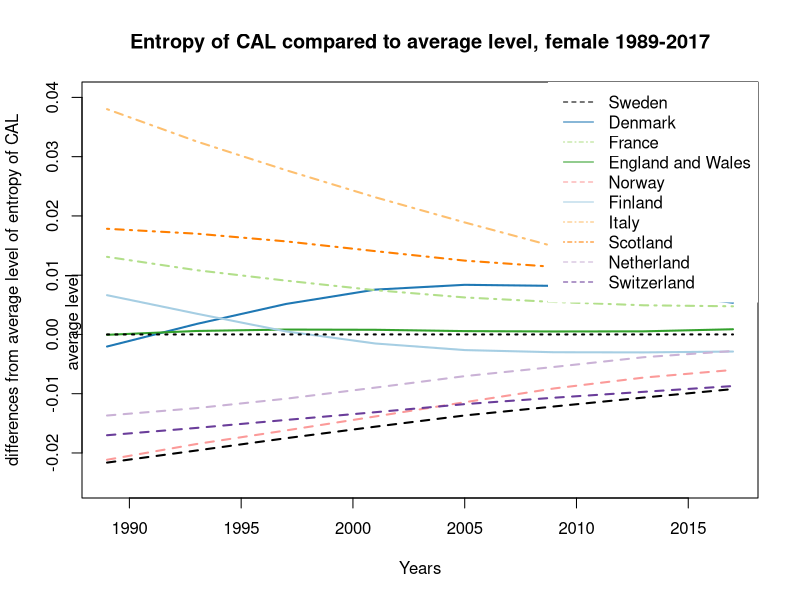

Recreate this plot in R.
#### Figure - entropy across time ####

#### beautiful figues1 ####

library(RColorBrewer)
# display.brewer.all()
cols<-brewer.pal(n=10,name = "Paired")

### CAL function ####

CALfunc <-function(Mx1,Y){
  CALlx1<-c()
  YM<-Y-Y1
  for (x in 1:111){
    if (x <(YM+1)){
      px1<-c()
      for (z in 1:x){
        px1<-c(px1,Mx1[z,YM-x+z])
      }
      lx1<-prod(px1)
    }
    CALlx1<-c(CALlx1,lx1)
  }
  CAL<-sum(c(1,CALlx1))+.5
  return(CAL)
}


### CAL dagger function ####

CALdagfunc <-function(Mx1,Y){
  CALdaglx1<-c()
  YM<-Y-Y1
  for (x in 1:111){
    if (x <(YM+1)){
      px1<-c()
      for (z in 1:x){
        px1<-c(px1,Mx1[z,YM-x+z])
      }
      lx1<-prod(px1)
      lx<-lx1*log(lx1)
    }
    CALdaglx1<-c(CALdaglx1,lx)
  }
  CALdagger<-sum(CALdaglx1)
  return(CALdagger)
}


### Data fitting ####

A1 <- read.table("Data/SWE.fltper_1x1.txt",header=TRUE,fill=TRUE,skip=1)
A2 <- read.table("Data/DNK.fltper_1x1.txt",header=TRUE,fill=TRUE,skip=1)
A3 <- read.table("Data/FRATNP.fltper_1x1.txt",header=TRUE,fill=TRUE,skip=1)
A4 <- read.table("Data/GBRTENW.fltper_1x1.txt",header=TRUE,fill=TRUE,skip=1)
A5 <- read.table("Data/NOR.fltper_1x1.txt",header=TRUE,fill=TRUE,skip=1)
A6 <- read.table("Data/FIN.fltper_1x1.txt",header=TRUE,fill=TRUE,skip=1)
A7 <- read.table("Data/ITA.fltper_1x1.txt",header=TRUE,fill=TRUE,skip=1)
A8 <- read.table("Data/GBRSCO.fltper_1x1.txt",header=TRUE,fill=TRUE,skip=1)
A9 <- read.table("Data/NLD.fltper_1x1.txt",header=TRUE,fill=TRUE,skip=1)
A10 <- read.table("Data/CHE.fltper_1x1.txt",header=TRUE,fill=TRUE,skip=1)

Y1 <- 1877
Y2 <- 2017

A1<-A1[(A1$Year>Y1)&(A1$Year<(Y2+1)),]
A2<-A2[(A2$Year>Y1)&(A2$Year<(Y2+1)),]
A3<-A3[(A3$Year>Y1)&(A3$Year<(Y2+1)),]
A4<-A4[(A4$Year>Y1)&(A4$Year<(Y2+1)),]
A5<-A5[(A5$Year>Y1)&(A5$Year<(Y2+1)),]
A6<-A6[(A6$Year>Y1)&(A6$Year<(Y2+1)),]
A7<-A7[(A7$Year>Y1)&(A7$Year<(Y2+1)),]
A8<-A8[(A8$Year>Y1)&(A8$Year<(Y2+1)),]
A9<-A9[(A9$Year>Y1)&(A9$Year<(Y2+1)),]
A10<-A10[(A10$Year>Y1)&(A10$Year<(Y2+1)),]

qx1<-matrix(1-A1$qx,111)
qx2<-matrix(1-A2$qx,111)
qx3<-matrix(1-A3$qx,111)
qx4<-matrix(1-A4$qx,111)
qx5<-matrix(1-A5$qx,111)
qx6<-matrix(1-A6$qx,111)
qx7<-matrix(1-A7$qx,111)
qx8<-matrix(1-A8$qx,111)
qx9<-matrix(1-A9$qx,111)
qx10<-matrix(1-A10$qx,111)


## CAL ####

CAL1 <- c()
for (i in seq(1989,2017,4)){
  CAL1 <- c(CAL1, CALfunc(qx1,i))
}

CAL2 <- c()
for (i in seq(1989,2017,4)){
  CAL2 <- c(CAL2, CALfunc(qx2,i))
}

CAL3 <- c()
for (i in seq(1989,2017,4)){
  CAL3 <- c(CAL3, CALfunc(qx3,i))
}

CAL4 <- c()
for (i in seq(1989,2017,4)){
  CAL4 <- c(CAL4, CALfunc(qx4,i))
}

CAL5 <- c()
for (i in seq(1989,2017,4)){
  CAL5 <- c(CAL5, CALfunc(qx5,i))
}

CAL6 <- c()
for (i in seq(1989,2017,4)){
  CAL6 <- c(CAL6, CALfunc(qx6,i))
}

CAL7 <- c()
for (i in seq(1989,2017,4)){
  CAL7 <- c(CAL7, CALfunc(qx7,i))
}

CAL8 <- c()
for (i in seq(1989,2017,4)){
  CAL8 <- c(CAL8, CALfunc(qx8,i))
}

CAL9 <- c()
for (i in seq(1989,2017,4)){
  CAL9 <- c(CAL9, CALfunc(qx9,i))
}

CAL10 <- c()
for (i in seq(1989,2017,4)){
  CAL10 <- c(CAL10, CALfunc(qx10,i))
}

## CAL dagger ####

qx1 <- ifelse(qx1==0,1,qx1)
qx2 <- ifelse(qx2==0,1,qx2)
qx3 <- ifelse(qx3==0,1,qx3)
qx4 <- ifelse(qx4==0,1,qx4)
qx5 <- ifelse(qx5==0,1,qx5)
qx6 <- ifelse(qx6==0,1,qx6)
qx7 <- ifelse(qx7==0,1,qx7)
qx8 <- ifelse(qx8==0,1,qx8)
qx9 <- ifelse(qx9==0,1,qx9)
qx10 <- ifelse(qx10==0,1,qx10)

CALdagger1 <- c()
for (i in seq(1989,2017,4)){
  CALdagger1 <- c(CALdagger1, CALdagfunc(qx1,i))
}

CALdagger2 <- c()
for (i in seq(1989,2017,4)){
  CALdagger2 <- c(CALdagger2, CALdagfunc(qx2,i))
}

CALdagger3 <- c()
for (i in seq(1989,2017,4)){
  CALdagger3 <- c(CALdagger3, CALdagfunc(qx3,i))
}

CALdagger4 <- c()
for (i in seq(1989,2017,4)){
  CALdagger4 <- c(CALdagger4, CALdagfunc(qx4,i))
}

CALdagger5 <- c()
for (i in seq(1989,2017,4)){
  CALdagger5 <- c(CALdagger5, CALdagfunc(qx5,i))
}

CALdagger6 <- c()
for (i in seq(1989,2017,4)){
  CALdagger6 <- c(CALdagger6, CALdagfunc(qx6,i))
}

CALdagger7 <- c()
for (i in seq(1989,2017,4)){
  CALdagger7 <- c(CALdagger7, CALdagfunc(qx7,i))
}

CALdagger8 <- c()
for (i in seq(1989,2017,4)){
  CALdagger8 <- c(CALdagger8, CALdagfunc(qx8,i))
}

CALdagger9 <- c()
for (i in seq(1989,2017,4)){
  CALdagger9 <- c(CALdagger9, CALdagfunc(qx9,i))
}

CALdagger10 <- c()
for (i in seq(1989,2017,4)){
  CALdagger10 <- c(CALdagger10, CALdagfunc(qx10,i))
}

CALdagger1 <- CALdagger1*-1
CALdagger2 <- CALdagger2*-1
CALdagger3 <- CALdagger3*-1
CALdagger4 <- CALdagger4*-1
CALdagger5 <- CALdagger5*-1
CALdagger6 <- CALdagger6*-1
CALdagger7 <- CALdagger7*-1
CALdagger8 <- CALdagger8*-1
CALdagger9 <- CALdagger9*-1
CALdagger10 <- CALdagger10*-1

## entropy ####

entropyCAL1 <- CALdagger1/CAL1
entropyCAL2 <- CALdagger2/CAL2
entropyCAL3 <- CALdagger3/CAL3
entropyCAL4 <- CALdagger4/CAL4
entropyCAL5 <- CALdagger5/CAL5
entropyCAL6 <- CALdagger6/CAL6
entropyCAL7 <- CALdagger7/CAL7
entropyCAL8 <- CALdagger8/CAL8
entropyCAL9 <- CALdagger9/CAL9
entropyCAL10 <- CALdagger10/CAL10

CALavg <- rbind(entropyCAL1,entropyCAL2,entropyCAL3,
                entropyCAL4,entropyCAL5,entropyCAL6,
                entropyCAL7,entropyCAL8,entropyCAL9,
                entropyCAL10)
CALavg <- colMeans(CALavg)


# #### Figure ####
# 
# Years <- seq(1989,2017,4)
# png(file = "Output/Countries Comparison log scale, female 1989-2017.png",
#     units = "in", width = 6, height = 8, res = 200)
# plot(c(1989,2017),rev(c(0.11,0.24)),col = 0,
#      xlab = "Years",ylab = "entropy of CAL (log scale)", 
#      log = "y")
# lines(Years,entropyCAL1,col = cols[1],lty=5,lwd = 2)
# lines(Years,entropyCAL2,col = cols[2],pch=2,lty=5,lwd = 2)
# lines(Years,entropyCAL3,col = cols[3],lty=5,lwd = 2)
# lines(Years,entropyCAL4,col = cols[4],pch=3,lty=5,lwd = 2)
# lines(Years,entropyCAL5,col = cols[5],pch=2,lty=5,lwd = 2)
# lines(Years,entropyCAL6,col = cols[6],lty=6,lwd = 2)
# lines(Years,entropyCAL7,col = cols[7],pch=3,lty=6,lwd = 2)
# lines(Years,entropyCAL8,col = cols[8],lty=6,lwd = 2)
# lines(Years,entropyCAL9,col = cols[9],lty=6,lwd = 2)
# lines(Years,entropyCAL10,col = cols[10],lty=6,lwd = 2)
# lines(Years,CALavg,col = "grey",pch = 16,lty = 1,lwd = 2)
# title("comparison of entropy of CAL across countries, female 1989-2017")
# legend("topright",c("Sweden","Denmark","France","England and Wales",
#                     "Norway","Finland","Italy","Scotland","Netherland",
#                     "Switzerland", "average"),
#        col = c(cols[1:10]),lty = c(5,5,5,5,5,6,6,6,6,6,1),
#        box.col = 0)
# dev.off()

### CALavg as the benchmark ####

diff1 <- entropyCAL1 - CALavg
diff2 <- entropyCAL2 - CALavg
diff3 <- entropyCAL3 - CALavg
diff4 <- entropyCAL4 - CALavg
diff5 <- entropyCAL5 - CALavg
diff6 <- entropyCAL6 - CALavg
diff7 <- entropyCAL7 - CALavg
diff8 <- entropyCAL8 - CALavg
diff9 <- entropyCAL9 - CALavg
diff10 <- entropyCAL10 - CALavg


### Plots ####

Years <- seq(1989,2017,4)
png(file = "Output/Countries Comparison average benchmark, female 1989-2017.png",
    units = "in", width = 7, height = 9, res = 300)
plot(c(1989,2017),c(-0.025,0.04),col = 0,
     xlab = "Years",
     ylab="differences from average level of entropy of CAL")
lines(Years,diff1,type = "l",
      col = "black",lty=2,lwd = 2,
      cex = 1,pch = 20)
lines(Years,diff2,type = "l",
      col = cols[2],lty=1,lwd = 2,
      cex = 1,pch = 20)
lines(Years,diff3,type = "l",
      col = cols[3],lty=4,lwd = 2,
      cex = 1,pch = 20)
lines(Years,diff4,type = "l",
      col = cols[4],lty=1,lwd = 2,
      cex = 1,pch = 20)
lines(Years,diff5,type = "l",
      col = cols[5],lty=2,lwd = 2,
      cex = 1,pch = 20)
lines(Years,diff6,type = "l",
      col = cols[1],lty=1,lwd = 2,
      cex = 1,pch = 20)
lines(Years,diff7,type = "l",
      col = cols[7],lty=4,lwd = 2,
      cex = 1,pch = 20)
lines(Years,diff8,type = "l",
      col = cols[8],lty=4,lwd = 2,
      cex = 1,pch = 20)
lines(Years,diff9,type = "l",
      col = cols[9],lty=2,lwd = 2,
      cex = 1,pch = 20)
lines(Years,diff10,type = "l",
      col = cols[10],lty=2,lwd = 2,
      cex = 1,pch = 20)
lines(Years,rep(0,times=8),
      col = 1, lty = 3, lwd = 2,
      cex = 1,pch = 20)
legend("topright",c("Sweden","Denmark","France",
                    "England and Wales","Norway",
                    "Finland","Italy","Scotland",
                    "Netherland","Switzerland"),
       col = c("black",cols[2:5],cols[1],cols[7:10]),
       lty = c(2,1,4,1,2,1,4,4,2,2,3),box.col = 0)
title("Entropy of CAL compared to average level, female 1989-2017")
mtext("average level", side = 2,adj = 0.4)
dev.off()